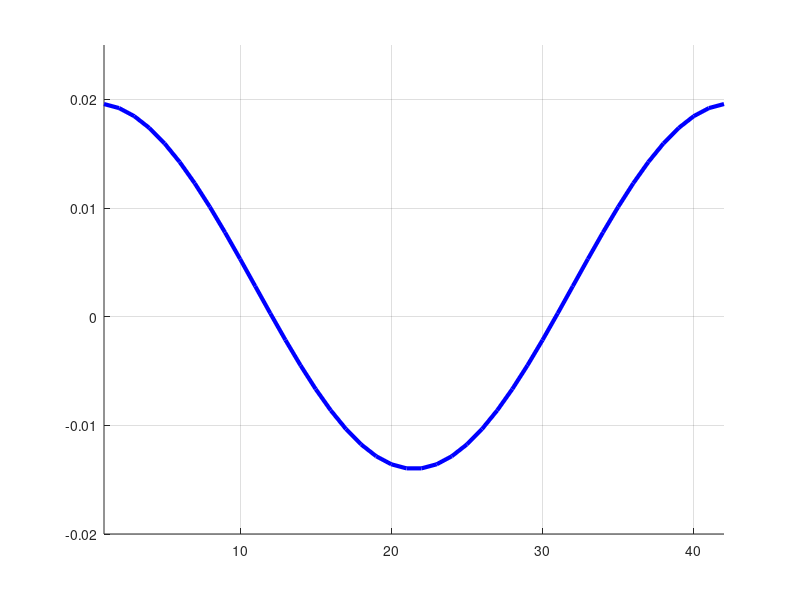
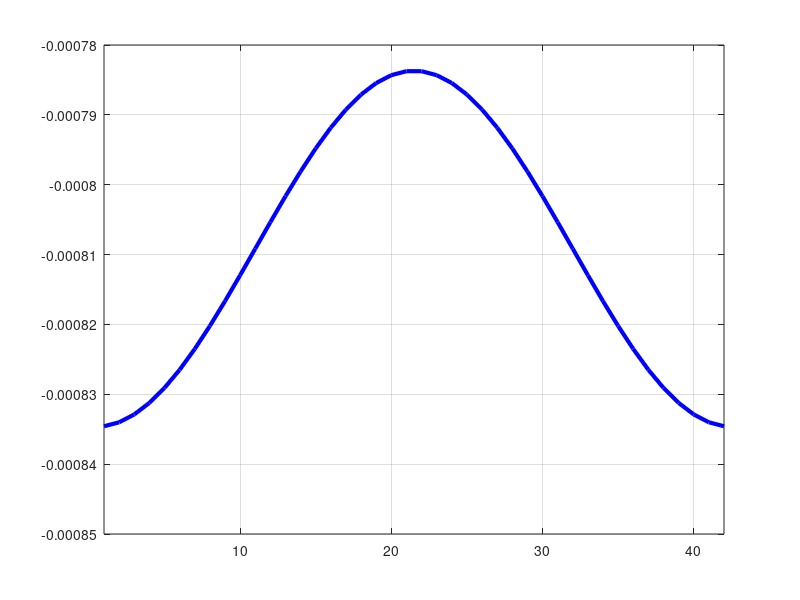

These charts were generated, in order, by the following MATLAB code:
%LOCAL CIRCULATION

clear

%INPUT
aux=[];

cd output
load test1-Cx.mat
aux(:,1) = results.gamma;
%load test2-Cx.mat
%aux(:,2) = results.gamma;
%load test22-Cx.mat
%aux(:,3) = results.gamma;
%load test3-Cx.mat
%aux(:,4) = results.gamma;
%load test32-Cx.mat
%aux(:,5) = results.gamma;
%load test4-Cx.mat
%aux(:,6) = results.gamma;
%load test42-Cx.mat
%aux(:,7) = results.gamma;
cd ..

titles  =['A','B','C','D','E','F','G'];
colours =['b','g','k','c','r','y','m'];

figure(222)
hold on
for i=1:1
    a=colours(i);
    appo = aux(:,i);
    %LEADING EDGE
    %appo = appo(1:42:1764);
    appo1 = appo(1:84:end);
    appo2 = appo(end-41:-84:43);
    length(appo1);
    length(appo2);
    appo=[appo1 ;appo2];
    %figure(8000)
    %plot([1:21],appo1,'g')
    plot([1:42],appo,a,'linewidth',3)
    ylim([-0.02 0.025])
    xlim([1,42])
    grid on
    
    %figure(800)
    %  colormap(hot)
    %   fill3(lattice.XYZ(43:84:end/2,:,1)',lattice.XYZ(43:84:end/2,:,2)',lattice.XYZ(43:84:end/2,:,3)',results.gamma(43:84:end/2)')
    % axis equal
    
   %TRAILING EDGE
    appo = aux(:,i);
    
    appo1 = appo(42:84:end);
    appo2 = appo(end:-84:43);
    %length(appo1)
    %length(appo2)
    appo=[appo1 ;appo2];
    figure(8001)
    %hold on
    %plot([1:21],appo1,'g')
    %xlim([1,42])
    plot([1:42],appo,a,'linewidth',3)
    ylim([-8.5*10^-4 -7.8*10^-4])
    xlim([1,42])
    grid on
    %grid on
    % figure(1)
    %figure(800)
    %ylim([-.00085 -.00075])
   
end
%legend('A')
  